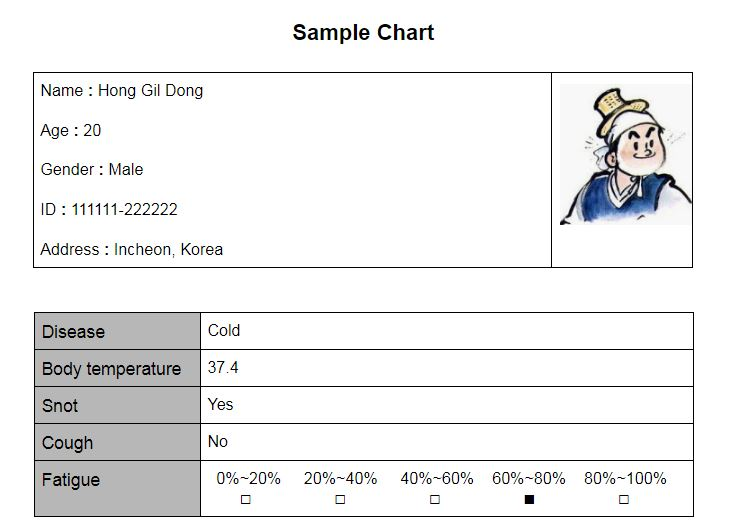
#> input picture Sample_chart_img.jpg, 750 x 530 px, found by its file name
$ jupyter execute main_modified.ipynb
#> lines starting #> are read from the running program, lines starting #| are printed output that depends on the picture; after the words box and inside, x2 and y2 are one past the last pixel; in counts of white or black regions, pixels touching at a corner belong together
[cell 1]
import pandas as pd
import cv2
import numpy as np
import glob
import pytesseract as OCR
import matplotlib.pyplot as plt

[cell 2]
# [53 lines left out: function onMouse, not called in this run]

def buttonLoc():
    global but1_x,but1_y,but2_x,but2_y,but3_x,but3_y,but4_x,but4_y,but5_x,but5_y,but6_x,but6_y,but7_x,but7_y,but8_x,but8_y,but9_x,but9_y,but10_x,but10_y

    # Name button
    but1_x = range(50,150)
    but1_y = range(150,180)
    # Age button
    but2_x = range(50,150)
    but2_y = range(200,230)
    # Disease button
    but3_x = range(50,150)
    but3_y = range(250,280)
      # symptom1 button
    but4_x = range(50,150)
    but4_y = range(300,330)
      # symptom2 button
    but5_x = range(50,150)
    but5_y = range(350,380)
      # symptom3 button
    but6_x = range(50,150)
    but6_y = range(400,430)
      # image path
    but7_x = range(400,500)
    but7_y = range(10,40)
       # threshold
    but8_x = range(350,450)
    but8_y = range(60,90)
       # filtering
    but9_x = range(550,650)
    but9_y = range(60,90)
       # run
    but10_x = range(780,880)
    but10_y = range(650,680)
#        # ?
#     but11_x = range(630,730)
#     but11_y = range(650,680)
    return

def putText(input_img):
    scale = 0.8
    font = 2
    cv2.putText(input_img,"Name",(but1_x[10],but1_y[-1]),font,scale,(0,0,0))
    cv2.putText(input_img,"Age",(but2_x[10],but2_y[-1]),font,scale,(0,0,0))
    cv2.putText(input_img,"Disease",(but3_x[5],but3_y[-1]),font,scale,(0,0,0))
    cv2.putText(input_img,"symptom1",(but4_x[5],but4_y[-1]),font,scale,(0,0,0))
    cv2.putText(input_img,"symptom2",(but5_x[5],but5_y[-1]),font,scale,(0,0,0))
    cv2.putText(input_img,"symptom3",(but6_x[5],but6_y[-1]),font,scale,(0,0,0))
    cv2.putText(input_img,"Image path",(but7_x[5],but7_y[-1]),font,scale,(0,0,0))
    cv2.putText(input_img,"Otsu",(but8_x[5],but8_y[-1]),font,scale,(0,0,0))
    cv2.putText(input_img,"Filtering",(but9_x[5],but9_y[-1]),font,scale,(0,0,0))
    cv2.putText(input_img,"Run",(but10_x[25],but10_y[-1]),font,scale,(0,0,0))
#     cv2.putText(input_img,"?",(but11_x[25],but11_y[-1]),font,scale,(0,0,0))
    return input_img

[cell 3]
# [28 lines left out: function getData, not called in this run]

[cell 4]
from IPython.display import display
global name
name=[]
global age;age=[];global disease; disease=[];global symptom1;symptom1=[];global symptom2;symptom2=[];global symptom3;symptom3=[]

backgrnd = np.ones((800,1300,3), dtype = np.uint8) *255
chart_img = cv2.imread('./Sample_chart_img.jpg')
#> chart_img is the input picture: shape (530, 750, 3); mean B, G, R 238.5, 238.5, 238.3
a = cv2.resize(chart_img,(570,480))
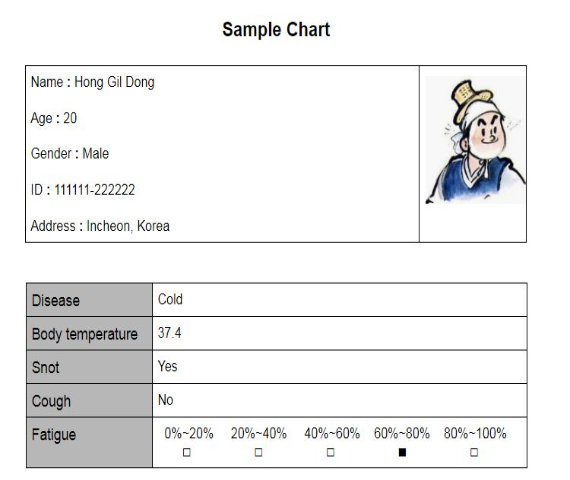
#> a: shape (480, 570, 3); mean B, G, R 238.5, 238.4, 238.3

buttonLoc()
cv2.rectangle(backgrnd,(50,150),(150,180),(219,188,143),-1) #name
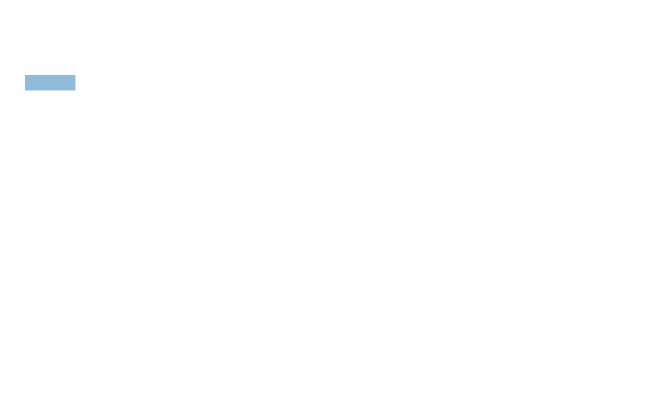
#> backgrnd: shape (800, 1300, 3) (shown at 1/2 size); mean of channels 0, 1, 2 254.9, 254.8, 254.7; drawn as B, G, R
cv2.rectangle(backgrnd,(50,200),(150,230),(204,228,244),-1) #Age
cv2.rectangle(backgrnd,(50,250),(150,280),(219,230,130),-1) #Disease
cv2.rectangle(backgrnd,(50,300),(190,330),(219,214,68),-1) #symptom1
cv2.rectangle(backgrnd,(50,350),(190,380),(219,214,68),-1) #symptom2
cv2.rectangle(backgrnd,(50,400),(190,430),(219,214,68),-1) #symptom3
cv2.rectangle(backgrnd,(400,10),(560,40),(200,200,230),-1) #image path
cv2.rectangle(backgrnd,(350,60),(450,90),(150,250,200),-1) #Otsu
cv2.rectangle(backgrnd,(550,60),(670,90),(150,250,200),-1) #filtering
cv2.rectangle(backgrnd,(780,650),(880,680),(62,214,250),-1) #Run
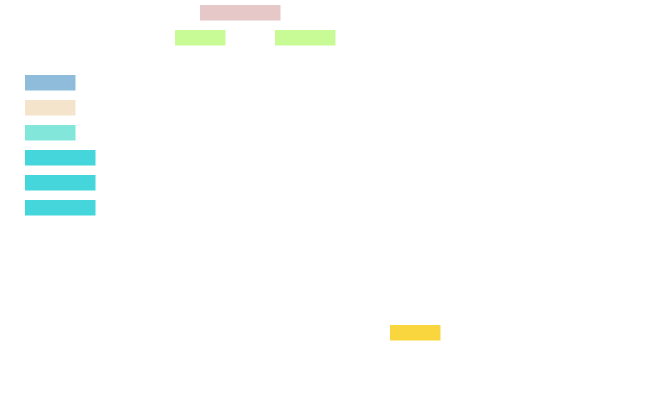
#> backgrnd: shape (800, 1300, 3) (shown at 1/2 size); mean of channels 0, 1, 2 252.6, 253.7, 251.4; drawn as B, G, R
cv2.rectangle(backgrnd,(270,120),(840,600),(150,150,150),-1) #image place
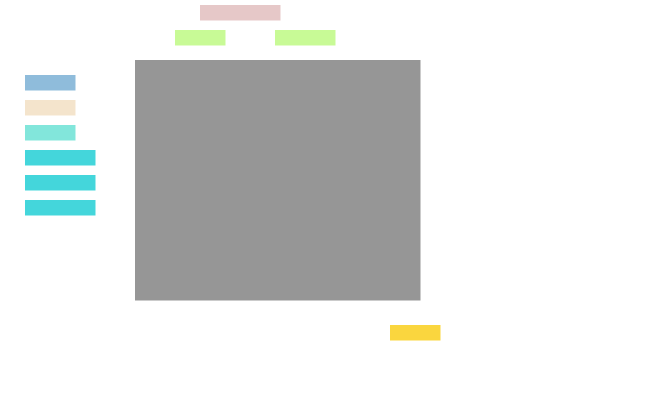
#> backgrnd: shape (800, 1300, 3) (shown at 1/2 size); mean of channels 0, 1, 2 224.9, 226, 223.7; drawn as B, G, R
# cv2.rectangle(backgrnd,(580,120),(840,450),(150,150,150),-1) #list place

#이미지 띄우기
backgrnd[120:600,270:840] = a
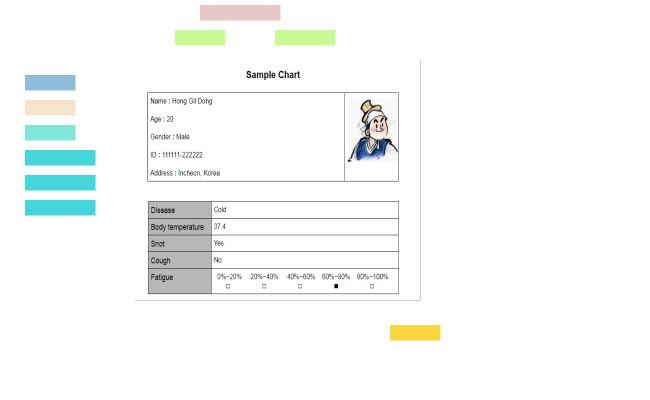
#> backgrnd: shape (800, 1300, 3) (shown at 1/2 size); mean of channels 0, 1, 2 248.2, 249.2, 246.9; drawn as B, G, R
#텍스트 그리기
backgrnd = putText(backgrnd)
#> in putText, `cv2.putText(input_img,"Age",(but2_x[10],but2_y[-1]),font,scale,(0,0,0))`: input_img: shape (800, 1300, 3); mean of channels 0, 1, 2 248.1, 249.1, 246.8
#> in putText, `cv2.putText(input_img,"Otsu",(but8_x[5],but8_y[-1]),font,scale,(0,0,0))`: input_img: shape (800, 1300, 3); mean of channels 0, 1, 2 247.5, 248.6, 246.5
#> in putText, `cv2.putText(input_img,"Filtering",(but9_x[5],but9_y[-1]),font,scale,(0..`:
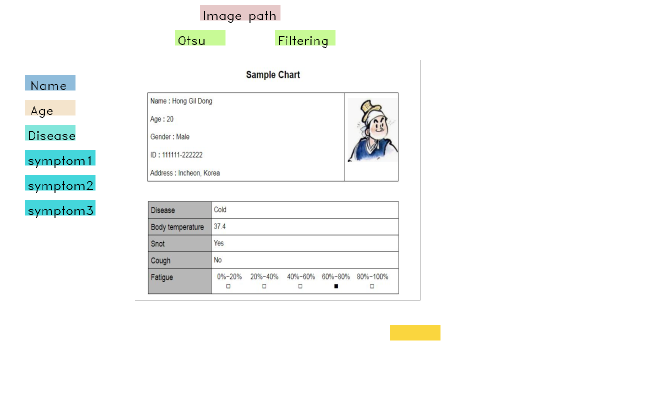
#> input_img: shape (800, 1300, 3) (shown at 1/2 size); mean of channels 0, 1, 2 247.5, 248.5, 246.4; drawn as B, G, R
#> in putText, `cv2.putText(input_img,"Run",(but10_x[25],but10_y[-1]),font,scale,(0,0,..`: input_img: shape (800, 1300, 3); 0.02% of pixels changed, all inside (x1, y1, x2, y2) = (808, 662, 851, 680)
df = pd.DataFrame()
cv2.namedWindow('Chart Detection')
cv2.setMouseCallback('Chart Detection',onMouse)
cv2.imshow("Chart Detection", backgrnd)
while(1):
    cv2.imshow('Chart Detection',backgrnd)

    if cv2.waitKey(20) & 0xFF == 32: # enter Space Bar

#> (key Esc is pressed here)
        crop_area = backgrnd[iy:fy,ix:fx,:]
        #OCR2str_data = OCR.image_to_string(crop_area,lang='eng')
        #print(OCR2str_data)
        OCR2str_data = 'hong'
        df=getData(OCR2str_data)
        display(df)
    if cv2.waitKey(20) & 0xFF == 27: # enter ESC
#         print(OCR2str_data)


#> (key Esc is pressed here)
        break


cv2.destroyAllWindows()

$ run again, with chart_color_img.PNG saved as Sample_chart_img.jpg
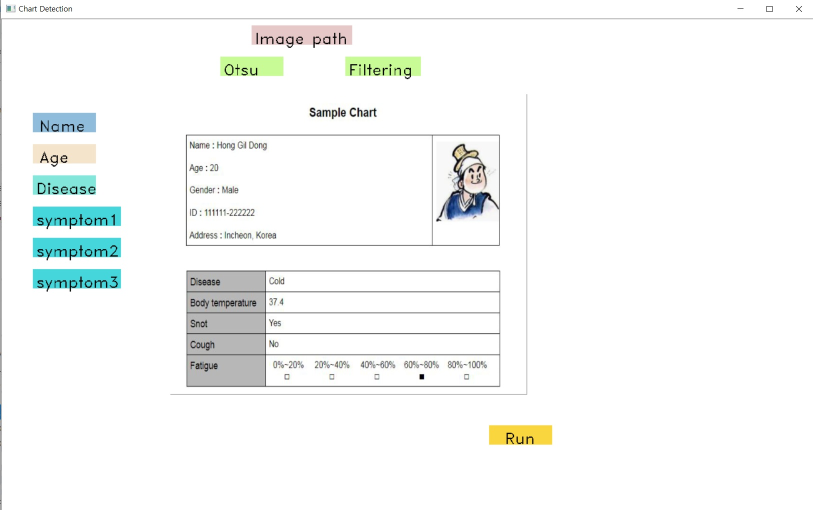
#> input picture chart_color_img.PNG, 1626 x 1020 px, found by its file name (shown at 1/2 size)
#> chart_img is the input picture: shape (1020, 1626, 3); mean B, G, R 247.1, 248.1, 246.1
#> `a = cv2.resize(chart_img,(570,480))`:
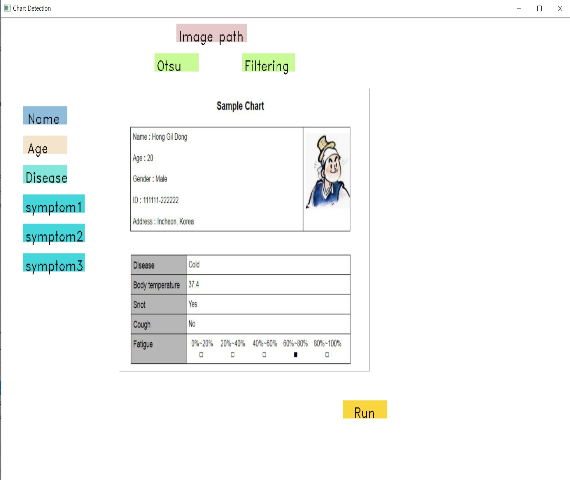
#> a: shape (480, 570, 3); mean B, G, R 247, 248, 246
#> in putText, `cv2.putText(input_img,"Filtering",(but9_x[5],but9_y[-1]),font,scale,(0..`:
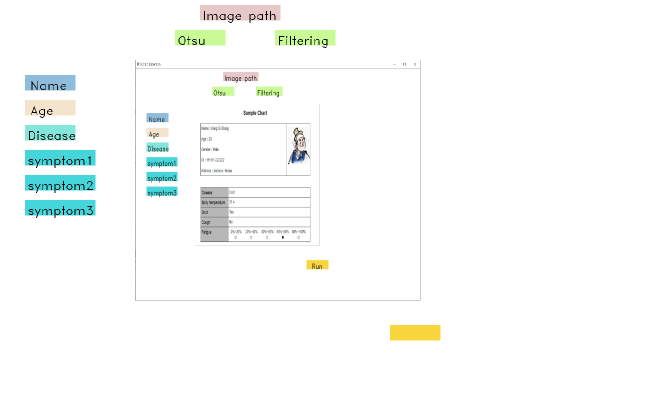
#> input_img: shape (800, 1300, 3) (shown at 1/2 size); mean of channels 0, 1, 2 249.7, 251, 248.4; drawn as B, G, R
